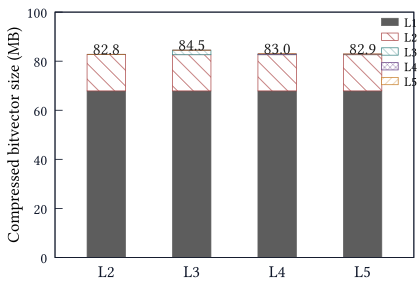

The gnuplot source for this figure:
# auto-generated by plot_hierarchy_depth_size.py
reset
set terminal pdf size 4.2, 3.0 font 'Linux Libertine O,18'
set output 'hierarchy_depth_size_c10_d10pct.pdf'

set ylabel 'Compressed bitvector size (MB)' offset 1.5,0 font 'Linux Libertine O,18'
set yrange [0:100]
set ytics 0,20,100 font 'Linux Libertine O,16'
set xtics offset 0,0.3 font 'Linux Libertine O,18'
set xtics scale 0

set key at graph 0.99, 0.99 right top vertical Left reverse \
    samplen 1.5 spacing 1.0 width -1 \
    font 'Linux Libertine O,14'

set style data histogram
set style histogram rowstacked
set style fill pattern border
set boxwidth 0.45
set xrange [-0.6:3.6]

set lmargin 7.0
set rmargin 0.7
set tmargin 0.6
set bmargin 2.2

set border lw 1.2 lc rgb '#0f172a'
set tics nomirror

plot \
     'hierarchy_depth_size_c10_d10pct.dat' using 2:xtic(1) title 'L1' lc rgb '#5D5D5D' fill solid 1.0 border lc rgb '#5D5D5D', \
     ''                 using 3             title 'L2' lc rgb '#A84141' fill pattern 4 border lc rgb '#A84141', \
     ''                 using 4             title 'L3' lc rgb '#33807F' fill pattern 6 border lc rgb '#33807F', \
     ''                 using 5             title 'L4' lc rgb '#643D83' fill pattern 2 border lc rgb '#643D83', \
     ''                 using 6             title 'L5' lc rgb '#C57A21' fill pattern 7 border lc rgb '#C57A21', \
     ''                 using ($0):($7+2.500):(sprintf('%.1f', $7)) notitle with labels center font 'Linux Libertine O,18' textcolor rgb '#202020'
